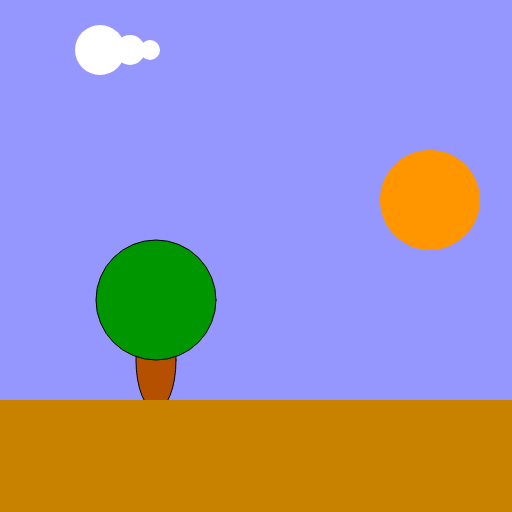
Frame 1 (no input)
Frame 60 (no input): identical to frame 1, image omitted
Frame 120 (the mouse pressed at the canvas centre since frame 60): identical to frame 1, image omitted

The p5.js sketch that drew this single still picture (run headless with seeded random() and noise() and a simulated clock; from frame 60 on, the mouse is pressed at the canvas centre):

// p5.js sketch
// ── sketch.js
//Declráre variables
var treePos_X;
var cloudPos_X;
var cloudScale;

function setup() 
{
    createCanvas(512,512);
	
	//Initialise variables
	treePos_X = 156;
	cloudPos_X = 100;
	cloudScale = 1.0;
	   
}

function draw()
{
    background(150,150,255);
    
    //sun
    noStroke();
    fill(255,150,0);
    ellipse(430,200,100,100);
    
    //tree
    stroke(0);
    fill(180,80,0);
    ellipse(treePos_X,360,40,100);
    fill(0,150,0);
    ellipse(treePos_X,300,120,120);
    
    //cloud
    noStroke();
    fill(255);
    ellipse(cloudPos_X, //x position
			50, // y position
			50 * cloudScale,
			50 * cloudScale);
    ellipse(cloudPos_X + 30,
			50,
			30 * cloudScale,
			30 * cloudScale);
    ellipse(cloudPos_X + 50,
			50,
			20 * cloudScale,
			20 * cloudScale);
    
    //ground
    fill(200,130,0);
    rect(0,400,width,112);
    

}
